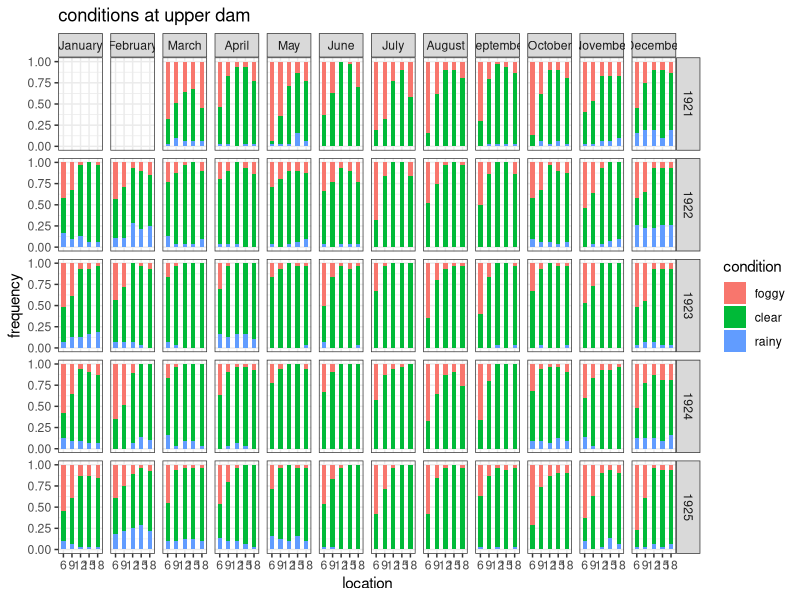
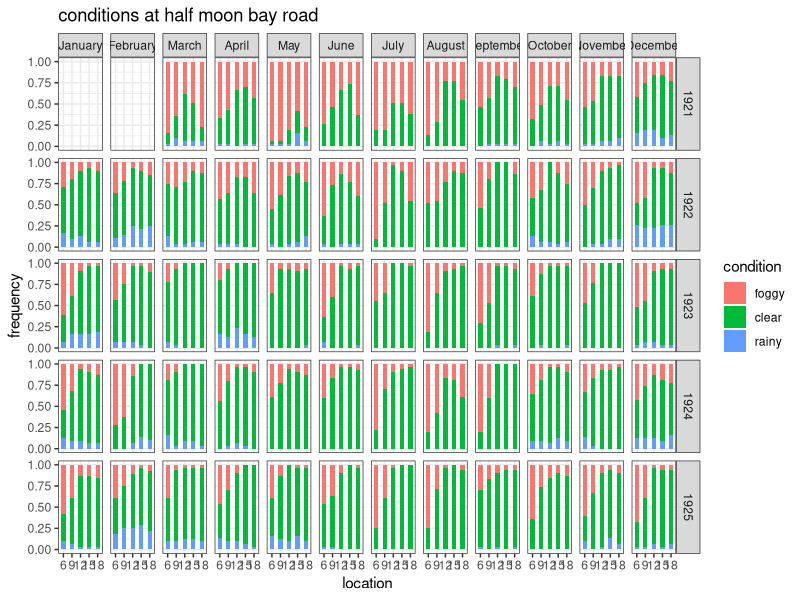
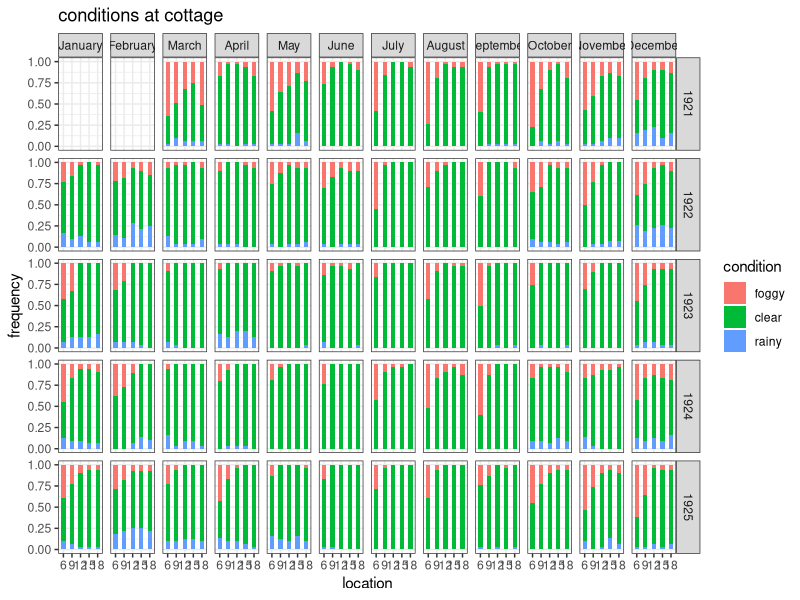

These figures' R source, in order: (Note: this script raises an error after producing the figures.)
# column 1 is date
# column 2 is Half Moon Bay road, 6am
# column 3 is Half Moon Bay road, 9am
# column 4 is Half Moon Bay road, 12pm
# column 5 is Half Moon Bay road, 3pm
# column 6 is Half Moon Bay road, 6pm
# column 7 is Upper Dam, 6am
# column 8 is Upper Dam, 9am
# column 9 is Upper Dam, 12pm
# column 10 is Upper Dam, 3pm
# column 11 is Upper Dam, 6pm
# column 12 is Cottage, 6am
# column 13 is Cottage, 9am
# column 14 is Cottage, 12pm
# column 15 is Cottage, 3pm
# column 16 is Cottage, 6pm
require(reshape2)
require(ggplot2)
path <- paste(getwd(), '/foggystuff', sep='')
setwd(path)
rawdat <- as.matrix(read.csv('master.csv', header=FALSE, sep=",", skip=2))
reclength <- nrow(rawdat)
# turn the data into something usable
otherdat <- as.data.frame(rbind(
	cbind(rawdat[, c(1, 2)], rep('hmbr', reclength), rep(6, reclength)),
	cbind(rawdat[, c(1, 3)], rep('hmbr', reclength), rep(9, reclength)),
	cbind(rawdat[, c(1, 4)], rep('hmbr', reclength), rep(12, reclength)),
	cbind(rawdat[, c(1, 5)], rep('hmbr', reclength), rep(15, reclength)),
	cbind(rawdat[, c(1, 6)], rep('hmbr', reclength), rep(18, reclength)),
	cbind(rawdat[, c(1, 7)], rep('ud', reclength), rep(6, reclength)),
	cbind(rawdat[, c(1, 8)], rep('ud', reclength), rep(9, reclength)),
	cbind(rawdat[, c(1, 9)], rep('ud', reclength), rep(12, reclength)),
	cbind(rawdat[, c(1, 10)], rep('ud', reclength), rep(15, reclength)),
	cbind(rawdat[, c(1, 11)], rep('ud', reclength), rep(18, reclength)),
	cbind(rawdat[, c(1, 12)], rep('cot', reclength), rep(6, reclength)),
	cbind(rawdat[, c(1, 13)], rep('cot', reclength), rep(9, reclength)),
	cbind(rawdat[, c(1, 14)], rep('cot', reclength), rep(12, reclength)),
	cbind(rawdat[, c(1, 15)], rep('cot', reclength), rep(15, reclength)),
	cbind(rawdat[, c(1, 16)], rep('cot', reclength), rep(18, reclength))),
	stringsAsFactors=FALSE)
names(otherdat) <- c('date', 'condition', 'location', 'hour')
# add the summer data you made earlier
summerdat <- read.csv('summer.csv', header=TRUE, stringsAsFactors=FALSE)
names(summerdat) <- c('date', 'hour', 'hmbr', 'ud', 'cot')
summerdat <- melt(summerdat, id.vars=c('date', 'hour'), 
                  measure.vars=c('hmbr', 'ud', 'cot'))
names(summerdat)[names(summerdat)=='variable'] <- 'location'
names(summerdat)[names(summerdat)=='value'] <- 'condition'
# combine to get all fog data in one dataframe
fogdat <- rbind(otherdat[, c('date', 'condition', 'location', 'hour')],
                summerdat[, c('date', 'condition', 'location', 'hour')])
# more cleanup
fogdat['date'] <- as.Date(fogdat[['date']], '%m/%d/%Y')
fogdat['hour'] <- factor(as.integer(fogdat[['hour']]), levels=c(6, 9, 12, 15, 18))
fogdat['location'] <- factor(fogdat[['location']])
fogdat['condition'] <- factor(fogdat[['condition']], levels=c('f', 'c', 'r'))
# some levels renaming
levels(fogdat[['condition']]) <- c('foggy', 'clear', 'rainy')
levels(fogdat[['location']]) <- c('cottage', 'half moon bay road', 'upper dam')
# some more date formatting
fogdat['day'] <- as.integer(format(fogdat[['date']], '%d'))
fogdat['month'] <- factor(format(fogdat[['date']], '%B'), levels=month.name)
fogdat['year'] <- factor(format(fogdat[['date']], '%Y'))
# plot
cbPalette <- scale_fill_discrete(drop=FALSE)
# relative frequency by location
relfreqloc <- function(dat, loc){
	ggplot(dat[dat[['location']]==loc,], aes(hour, fill=condition)) + 
	geom_bar(aes(y=..count../sapply(PANEL, FUN=function(x) sum(count[PANEL == x])/5)), 
			 width=0.5) + 
	facet_grid(year~month) + theme_bw() + xlab('location') + ylab('frequency') + 
	cbPalette + ggtitle(paste('conditions at', loc))
}
relfreqplotud <- relfreqloc(fogdat, 'upper dam')
relfreqplothmbr <- relfreqloc(fogdat, 'half moon bay road')
relfreqplotcot <- relfreqloc(fogdat, 'cottage')
ggsave(filename='freqplotud.pdf', plot=relfreqplotud, dpi=300, height=15, 
       width=15, units='in')
ggsave(filename='freqplothmbr.pdf', plot=relfreqplothmbr, dpi=300, height=15, 
       width=15, units='in')
ggsave(filename='freqplotcot.pdf', plot=relfreqplotcot, dpi=300, height=15, 
       width=15, units='in')
# relative frequency by hour
relfreqhour <- function(dat, hour, am=TRUE){
	if(am){
		tod <- 'am'
	} else{
		tod <- 'pm'
		if(hour > 12) fhour <- hour - 12
	}
	ggplot(dat[dat[['hour']]==hour,], aes(location, fill=condition)) +
	geom_bar(aes(y=..count../sapply(PANEL, FUN=function(x) sum(count[PANEL == x])/3)), 
			 width=0.5) + 
	facet_grid(year~month) + theme_bw() + xlab('location') + ylab('frequency') + 
	theme(axis.text.x=element_text(angle=90, vjust=0.5, hjust=1)) + cbPalette + 
	ggtitle(paste('conditions at ', fhour, tod, sep='')) 
}
relfreqplot6 <- relfreqhour(fogdat, 6)
relfreqplot9 <- relfreqhour(fogdat, 9)
relfreqplot12 <- relfreqhour(fogdat, 12, am=FALSE)
relfreqplot15 <- relfreqhour(fogdat, 15, am=FALSE)
relfreqplot18 <- relfreqhour(fogdat, 18, am=FALSE)
ggsave(filename='relfreqplot6.pdf', plot=relfreqplot6, dpi=300, height=15, 
       width=15, units='in')
ggsave(filename='relfreqplot9.pdf', plot=relfreqplot9, dpi=300, height=15, 
       width=15, units='in')
ggsave(filename='relfreqplot12.pdf', plot=relfreqplot12, dpi=300, height=15, 
       width=15, units='in')
ggsave(filename='relfreqplot15.pdf', plot=relfreqplot15, dpi=300, height=15, 
       width=15, units='in')
ggsave(filename='relfreqplot18.pdf', plot=relfreqplot18, dpi=300, height=15, 
       width=15, units='in')
# overall relative frequency
relfreqoverall <- function(dat){
	ggplot(fogdat, aes(location, fill=condition)) + 
	geom_bar(aes(y=..count../sapply(PANEL, FUN=function(x) sum(count[PANEL == x])/3)), 
	         width=0.5) +
	facet_grid(year~month) + xlab('location') + theme_bw() + 
	ylab('relative frequency') + 
	theme(axis.text.x=element_text(angle=90, vjust=0.5, hjust=1)) + cbPalette + 
	ggtitle('relative frequency of weather conditions')
}
relfreqplot <- relfreqoverall(fogdat)
ggsave(filename='relfreqplot.pdf', plot=relfreqplot, dpi=300, height=15, 
       width=15, units='in')
# absolute frequency of weather conditions
absfreqcond <- function(dat, cond){
	ggplot(dat[dat[['condition']]==cond,], aes(location, fill=hour)) + 
	geom_bar(width=0.5) + facet_grid(year~month) + theme_bw() + 
	xlab('location') + ylab('frequency') +
	theme(axis.text.x=element_text(angle=90, vjust=0.5, hjust=1)) + 
	cbPalette + ggtitle(paste('frequency of', cond, 'conditions')) + 
	scale_y_continuous(limits = c(0, 150))
}
fogfreqplot <- absfreqcond(fogdat, 'foggy')
rainfreqplot <- absfreqcond(fogdat, 'rainy')
clearfreqplot <- absfreqcond(fogdat, 'clear')
ggsave(filename='freqplotfog.pdf', plot=fogfreqplot, dpi=300, height=15, 
       width=15, units='in')
ggsave(filename='freqplotrain.pdf', plot=rainfreqplot, dpi=300, height=15, 
       width=15, units='in')
ggsave(filename='freqplotclear.pdf', plot=clearfreqplot, dpi=300, height=15, 
       width=15, units='in')